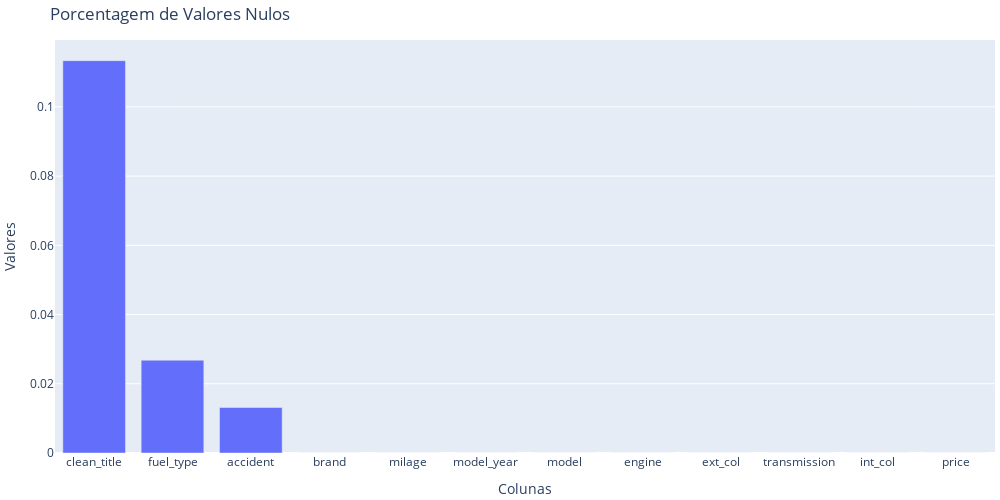

The cell this chart's notebook holds for it:
### Code cell
fig = go.Figure()
fig.add_trace(
                go.Bar(x=valor_nul.index, y=valor_nul.values)
            )
fig.update_layout(
                title="Porcentagem de Valores Nulos",
                xaxis_title="Colunas",
                yaxis_title="Valores",
                width = 1000,
                height=500,
                margin=dict(l=5, r=5, t=40, b=5)
            )
fig.show()

### Figure 1 — Plotly figure (JSON) as saved in the notebook; plotly's stock layout.template omitted (floating-point values rounded to 4 significant figures)
{"data": [{"type": "bar", "x": ["clean_title", "fuel_type", "accident", "brand", "milage", "model_year", "model", "engine", "ext_col", "transmission", "int_col", "price"], "y": [0.1134, 0.02682, 0.01315, 0, 0, 0, 0, 0, 0, 0, 0, 0]}], "layout": {"height": 500, "margin": {"b": 5, "l": 5, "r": 5, "t": 40}, "title": {"text": "Porcentagem de Valores Nulos"}, "width": 1000, "xaxis": {"title": {"text": "Colunas"}}, "yaxis": {"title": {"text": "Valores"}}}}
